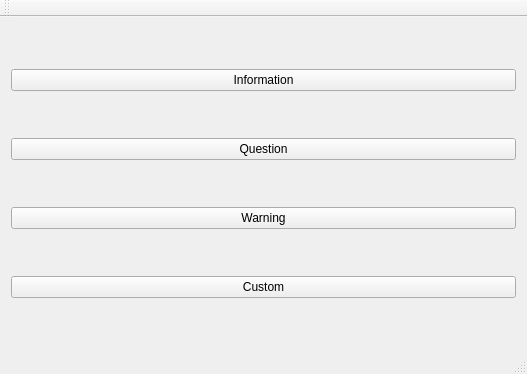
<?xml version="1.0" encoding="UTF-8"?>
<ui version="4.0">
 <class>MainWindow</class>
 <widget class="QMainWindow" name="MainWindow">
  <property name="geometry">
   <rect>
    <x>0</x>
    <y>0</y>
    <width>527</width>
    <height>374</height>
   </rect>
  </property>
  <property name="windowTitle">
   <string>MainWindow</string>
  </property>
  <widget class="QWidget" name="centralWidget">
   <layout class="QVBoxLayout" name="verticalLayout">
    <item>
     <widget class="QPushButton" name="pushButton">
      <property name="text">
       <string>Information</string>
      </property>
     </widget>
    </item>
    <item>
     <widget class="QPushButton" name="pushButton_2">
      <property name="text">
       <string>Question</string>
      </property>
     </widget>
    </item>
    <item>
     <widget class="QPushButton" name="pushButton_3">
      <property name="text">
       <string>Warning</string>
      </property>
     </widget>
    </item>
    <item>
     <widget class="QPushButton" name="pushButton_4">
      <property name="text">
       <string>Custom</string>
      </property>
     </widget>
    </item>
   </layout>
  </widget>
  <widget class="QMenuBar" name="menuBar">
   <property name="geometry">
    <rect>
     <x>0</x>
     <y>0</y>
     <width>527</width>
     <height>21</height>
    </rect>
   </property>
  </widget>
  <widget class="QToolBar" name="mainToolBar">
   <attribute name="toolBarArea">
    <enum>TopToolBarArea</enum>
   </attribute>
   <attribute name="toolBarBreak">
    <bool>false</bool>
   </attribute>
  </widget>
  <widget class="QStatusBar" name="statusBar"/>
 </widget>
 <layoutdefault spacing="6" margin="11"/>
 <resources/>
 <connections/>
</ui>
